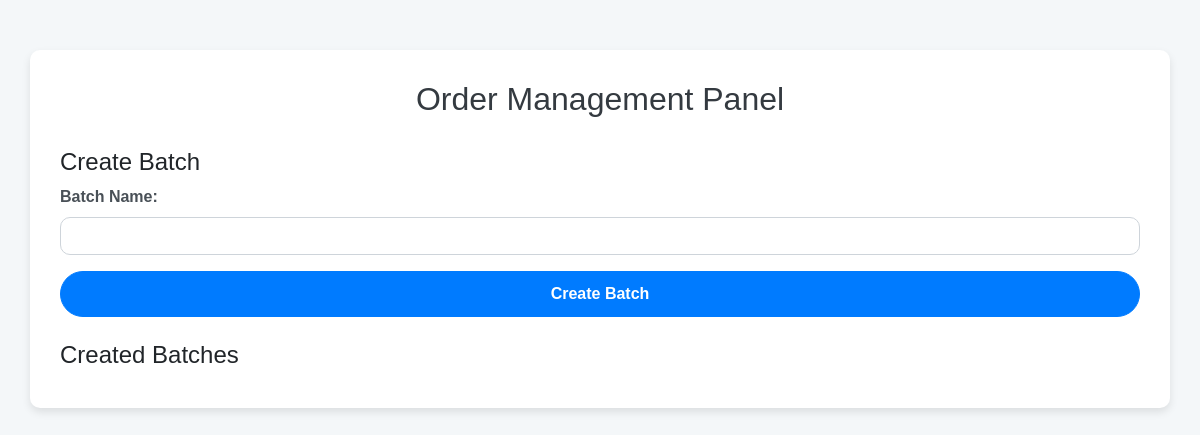
Before: /admin-control/orders_panel/ with the older database file.
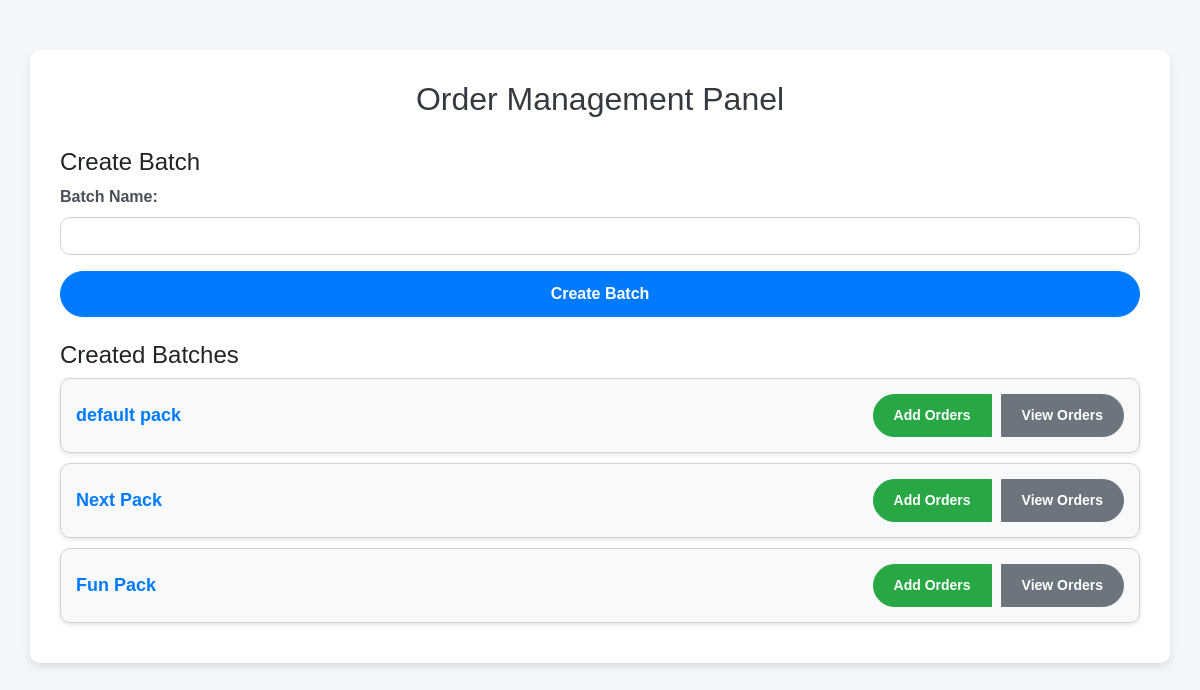
After: the same page with the newer database file.
### adminControl/models.py (models this page shows, shortened)
class Batch(models.Model):
    name = models.CharField(max_length=100)
    created_at = models.DateTimeField(auto_now_add=True)

### adminControl/views.py (the view)
# urls.py: path('orders_panel/', orders_panel, name='orders_panel'),
def orders_panel(request):
    if request.method == 'POST':
        batch_name = request.POST.get('batch_name')
        if batch_name:
            Batch.objects.create(name=batch_name)
            return redirect('orders_panel')
    batches = Batch.objects.all()
    return render(request, "admin/batch_creation_and_display_orders.html", {
        'batches': batches,
    })

### templates/admin/batch_creation_and_display_orders.html (shortened to what this page needs)
<!DOCTYPE html>
<html lang="en">
<head>
    <link href="https://stackpath.bootstrapcdn.com/bootstrap/4.5.2/css/bootstrap.min.css" rel="stylesheet">
</head>
<body>
    <div class="container">
        <h2 class="text-center">Order Management Panel</h2>
        <div id="createBatchSection">
            <h4>Create Batch</h4>
            <form id="createBatchForm" method="post">
                <div class="form-group">
                    <label for="batch_name">Batch Name:</label>
                    <input type="text" name="batch_name" class="form-control" id="batch_name" required>
                </div>
                <button type="submit" class="btn btn-primary btn-block mt-3">Create Batch</button>
            </form>
        </div>
        <div id="batchListSection" class="mt-4">
            <h4>Created Batches</h4>
            <div id="batchList">
                {% for batch in batches %}
                    <div class="batch-list-item" data-batch-id="{{ batch.id }}">
                        <span class="batch-name">{{ batch.name }}</span>
                        <div class="btn-group">
                            <a href="{% url 'add_orders' batch.id %}" class="btn btn-success btn-sm">Add Orders</a>
                            <button class="btn btn-secondary btn-sm view-orders-btn">View Orders</button>
                        </div>
                    </div>
                {% endfor %}
            </div>
        </div>
    </div>
</body>
</html>

Changed rows visible on the page:
added Batch: name "default pack"
added Batch: name "Next Pack"
added Batch: name "Fun Pack"
